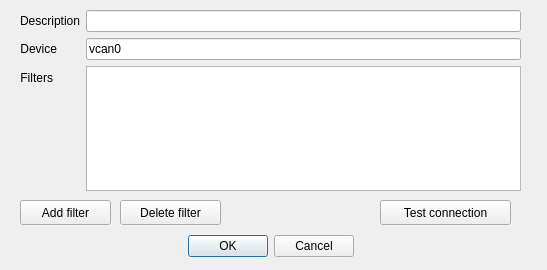
<?xml version="1.0" encoding="UTF-8"?>
<ui version="4.0">
 <class>CDlgConnSettingsSocketCan</class>
 <widget class="QDialog" name="CDlgConnSettingsSocketCan">
  <property name="geometry">
   <rect>
    <x>0</x>
    <y>0</y>
    <width>547</width>
    <height>270</height>
   </rect>
  </property>
  <property name="baseSize">
   <size>
    <width>0</width>
    <height>0</height>
   </size>
  </property>
  <property name="windowTitle">
   <string>Socketcan Connection</string>
  </property>
  <widget class="QDialogButtonBox" name="buttonBox">
   <property name="geometry">
    <rect>
     <x>0</x>
     <y>230</y>
     <width>541</width>
     <height>32</height>
    </rect>
   </property>
   <property name="orientation">
    <enum>Qt::Horizontal</enum>
   </property>
   <property name="standardButtons">
    <set>QDialogButtonBox::Cancel|QDialogButtonBox::Ok</set>
   </property>
   <property name="centerButtons">
    <bool>true</bool>
   </property>
  </widget>
  <widget class="QWidget" name="formLayoutWidget">
   <property name="geometry">
    <rect>
     <x>20</x>
     <y>10</y>
     <width>501</width>
     <height>181</height>
    </rect>
   </property>
   <layout class="QFormLayout" name="formLayout">
    <item row="0" column="0">
     <widget class="QLabel" name="label">
      <property name="text">
       <string>Description</string>
      </property>
      <property name="alignment">
       <set>Qt::AlignRight|Qt::AlignTrailing|Qt::AlignVCenter</set>
      </property>
     </widget>
    </item>
    <item row="0" column="1">
     <widget class="QLineEdit" name="m_description">
      <property name="toolTip">
       <string>Description for  connection used in connection table</string>
      </property>
      <property name="text">
       <string/>
      </property>
     </widget>
    </item>
    <item row="1" column="0">
     <widget class="QLabel" name="label_2">
      <property name="text">
       <string>Device</string>
      </property>
      <property name="alignment">
       <set>Qt::AlignRight|Qt::AlignTrailing|Qt::AlignVCenter</set>
      </property>
     </widget>
    </item>
    <item row="1" column="1">
     <widget class="QLineEdit" name="m_device">
      <property name="toolTip">
       <string>Address to remote host. Prefix with stcp:// for SSL/TLS</string>
      </property>
      <property name="text">
       <string>vcan0</string>
      </property>
     </widget>
    </item>
    <item row="2" column="0">
     <widget class="QLabel" name="label_3">
      <property name="text">
       <string>Filters</string>
      </property>
      <property name="alignment">
       <set>Qt::AlignRight|Qt::AlignTrailing|Qt::AlignVCenter</set>
      </property>
     </widget>
    </item>
    <item row="2" column="1">
     <widget class="QListWidget" name="listWidgetFilters"/>
    </item>
   </layout>
  </widget>
  <widget class="QPushButton" name="pushButtonSetFilter">
   <property name="geometry">
    <rect>
     <x>20</x>
     <y>200</y>
     <width>91</width>
     <height>25</height>
    </rect>
   </property>
   <property name="minimumSize">
    <size>
     <width>0</width>
     <height>0</height>
    </size>
   </property>
   <property name="baseSize">
    <size>
     <width>0</width>
     <height>0</height>
    </size>
   </property>
   <property name="toolTip">
    <string>Define incoming filter</string>
   </property>
   <property name="text">
    <string>Add filter</string>
   </property>
  </widget>
  <widget class="QPushButton" name="pushButtonTestConnection">
   <property name="geometry">
    <rect>
     <x>380</x>
     <y>200</y>
     <width>131</width>
     <height>25</height>
    </rect>
   </property>
   <property name="toolTip">
    <string>Test connection to remote host</string>
   </property>
   <property name="text">
    <string>Test connection</string>
   </property>
  </widget>
  <widget class="QPushButton" name="pushButtonSetFilter_2">
   <property name="geometry">
    <rect>
     <x>120</x>
     <y>200</y>
     <width>101</width>
     <height>25</height>
    </rect>
   </property>
   <property name="minimumSize">
    <size>
     <width>0</width>
     <height>0</height>
    </size>
   </property>
   <property name="baseSize">
    <size>
     <width>0</width>
     <height>0</height>
    </size>
   </property>
   <property name="toolTip">
    <string>Define incoming filter</string>
   </property>
   <property name="text">
    <string>Delete filter</string>
   </property>
  </widget>
 </widget>
 <resources/>
 <connections>
  <connection>
   <sender>buttonBox</sender>
   <signal>accepted()</signal>
   <receiver>CDlgConnSettingsSocketCan</receiver>
   <slot>accept()</slot>
   <hints>
    <hint type="sourcelabel">
     <x>248</x>
     <y>254</y>
    </hint>
    <hint type="destinationlabel">
     <x>157</x>
     <y>274</y>
    </hint>
   </hints>
  </connection>
  <connection>
   <sender>buttonBox</sender>
   <signal>rejected()</signal>
   <receiver>CDlgConnSettingsSocketCan</receiver>
   <slot>reject()</slot>
   <hints>
    <hint type="sourcelabel">
     <x>316</x>
     <y>260</y>
    </hint>
    <hint type="destinationlabel">
     <x>286</x>
     <y>274</y>
    </hint>
   </hints>
  </connection>
 </connections>
</ui>
